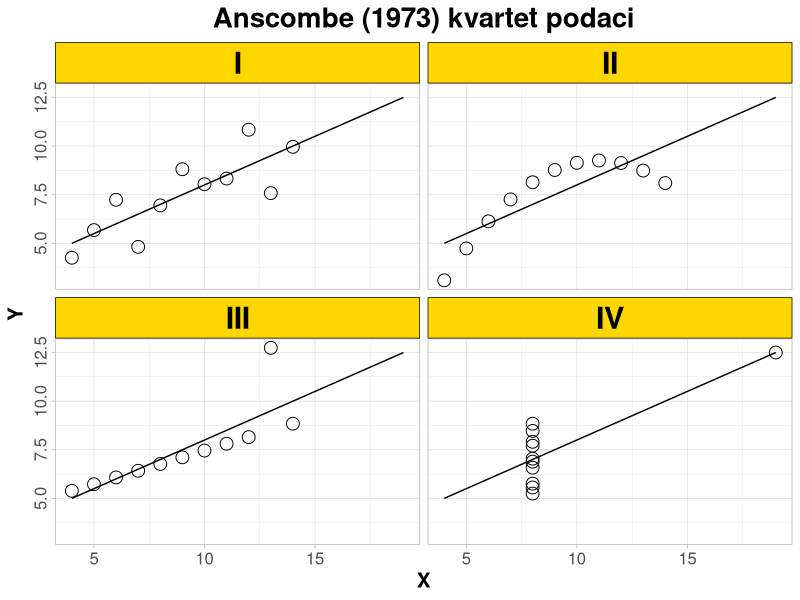

Write R code to recreate this figure.
# Anscombe (1973) kvartet podaci ---
# Izvor podataka: Anscombe F.J. (1973). Graphs in statistical analysis".
# American Statistician. 27(1): 17-1. doi:10.1080/00031305.1973.10478966.

library(dplyr)
library(tibble)
library(ggplot2)

x <- c(10,8,13,9,11,14,6,4,12,7,5,
       10,8,13,9,11,14,6,4,12,7,5,
       10,8,13,9,11,14,6,4,12,7,5,
       8,8,8,8,8,8,8,19,8,8,8)
y <- c(8.04,6.95,7.58,8.81,8.33,9.96,7.24,4.26,10.84,4.82,5.68,
       9.14,8.14,8.74,8.77,9.26,8.10,6.13,3.10,9.13,7.26,4.74,
       7.46,6.77,12.74,7.11,7.81,8.84,6.08,5.39,8.15,6.42,5.73,
       6.58,5.76,7.71,8.84,8.47,7.04,5.25,12.50,5.56,7.91,6.89)
grupa <- gl(4, 11, labels = c("I", "II", "III", "IV"))
anscombe <- data.frame(x,y,grupa)
as_tibble(anscombe)

# deskripcija ---
anscombe %>%
  group_by(grupa) %>%
  summarize(mean.x = mean(x),
            sd.x = sd(x),
            mean.y = mean(y),
            sd.y = sd(y)
            )

# korelacija ---
anscombe %>%
  group_by(grupa) %>%
  summarize(kor.tab = cor(x, y, method = "pearson")
            )

# cetri slucaja ---
rez <- list()
for (grupa.loop in 1:4){
     anscombe.lm <- lm(data = anscombe[grupa == grupa.loop],
                     formula = y ~ x)
     rez[[grupa.loop]] <- summary(anscombe.lm)
}

rez
rez[[1]]
rez[[2]]
rez[[3]]
rez[[4]]

# tackasti dijagram ---
ggplot(data = anscombe,
       aes(x = x,
           y = y,
           group = grupa)) +
  geom_point(shape = 1,
             size = 4) +
  stat_smooth(method = "lm",
              fullrange = TRUE,
              se = FALSE,
              color = "black",
              size = 0.5) +
  facet_wrap( ~ grupa) +
  theme_light() +
  labs(x = "X",
       y = "Y",
       title = "Anscombe (1973) kvartet podaci") +
  theme(plot.title = element_text(size = 20, hjust = 0.5, face = "bold"),
        axis.text.x = element_text(size = 12, hjust = 0.5),
        axis.text.y = element_text(size = 12, hjust = 0.5, angle = 90),
        axis.title.y = element_text(size = 15, face = "bold"),
        axis.title.x = element_text(size = 15, face = "bold"),
        strip.text = element_text(size = rel(2.0), face = "bold", color = "black"),
        strip.background = element_rect(fill = "gold", color = "black")
        )